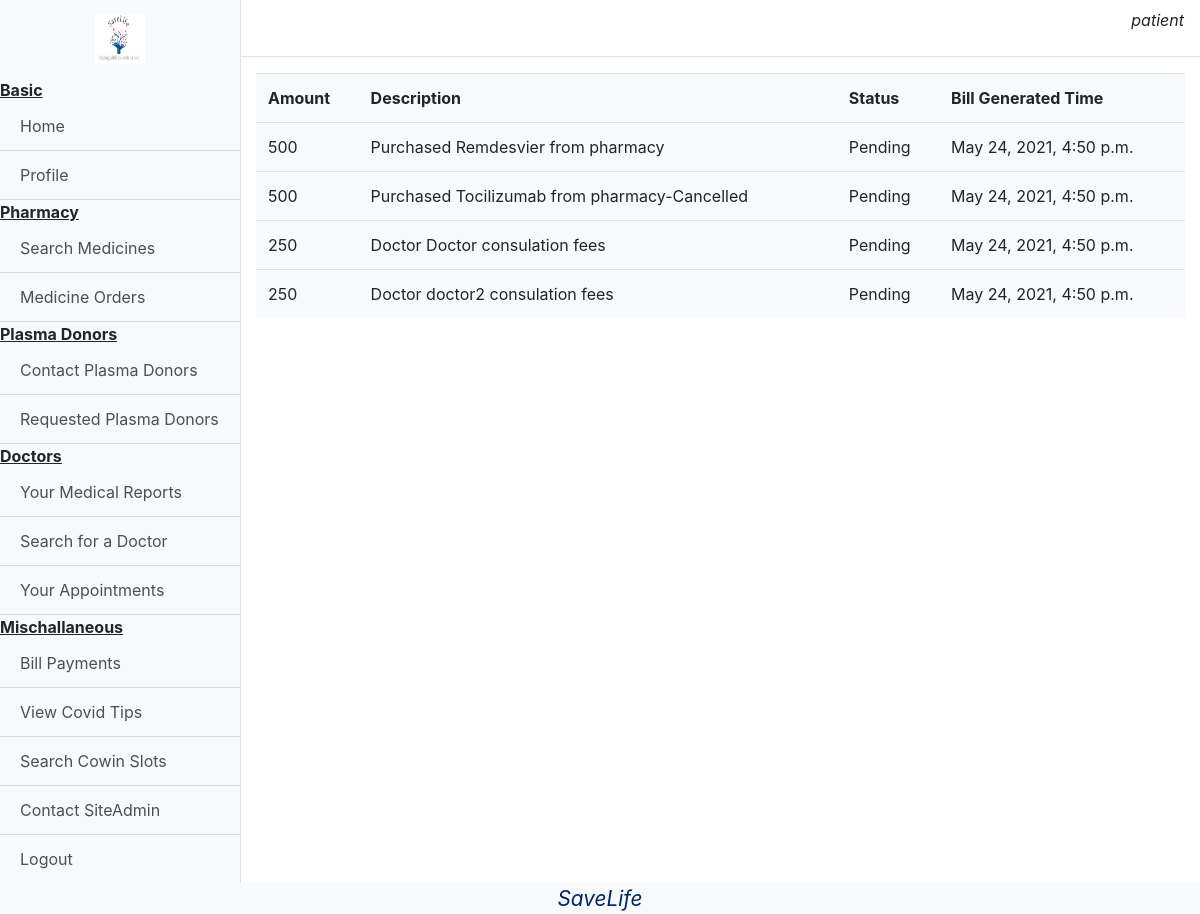
The app's page /patient/yourBill (signed in), older data.
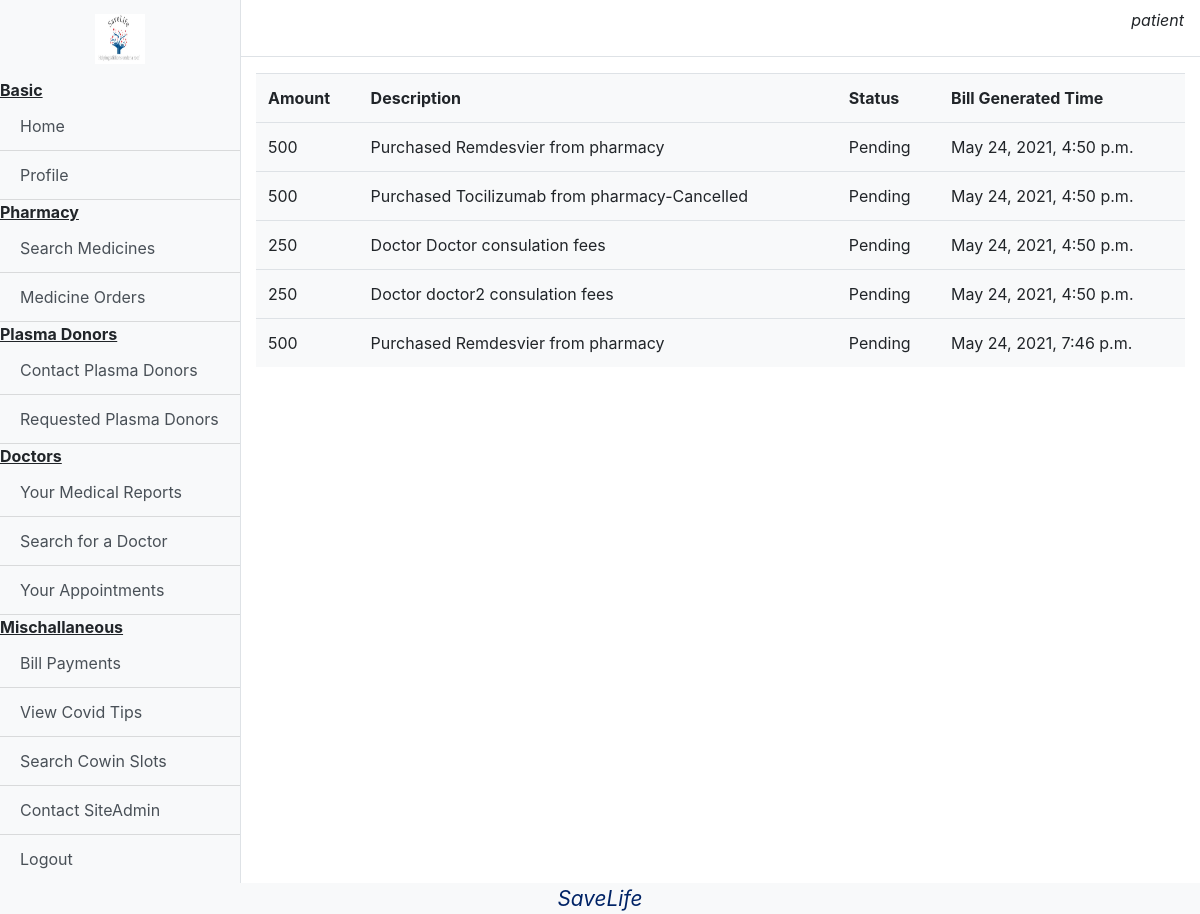
The same page, newer data.
### patient/models.py (models this page shows)
class Bill(models.Model):
    amount = models.IntegerField()
    description = models.CharField(max_length=2048)
    user = models.ForeignKey(User,on_delete=models.CASCADE)
    status = models.CharField(max_length=10,choices=(("Paid","Paid"),("Pending","Pending")),default="Pending")
    added_at = models.DateTimeField(auto_now_add=True)

### patient/views.py (the view)
# urls.py: path('yourBill',views.yourBill,name="yourBill"),
def yourBill(request):
    if request.user.type!="Patient":
        storage = messages.get_messages(request)
        storage.used = True
        messages.info(request,'Not Allowed. Please Re-Login')
        return redirect('/')
    bill = Bill.objects.filter(user=request.user)
    return render(request,"Patient/bill.html",{'bill':bill})

### templates/Patient/bill.html (shortened to what this page needs)
{%extends "Patient/dashboard.html"%}
{%load static%}
{%block content%}
<link rel="stylesheet" href="{% static 'css/home.css'%}">
<table class="table bg-light">
    <tr>
        <th>Amount</th>
        <th>Description</th>
        <th>Status</th>
        <th>Bill Generated Time</th>
    </tr>
    {%for item in bill%}
    <tr>
        <td>{{item.amount}}</td>
        <td>{{item.description}}</td>
        <td>{{item.status}}</td>
        <td>{{item.added_at}}</td>
    </tr>
    {%endfor%}
</table>
{%endblock%}

Row changes from the older to the newer data that the page shows:
added Bill: amount "500", description "Purchased Remdesvier from pharmacy", status "Pending", added_at "May 24, 2021, 7:46 p.m."
